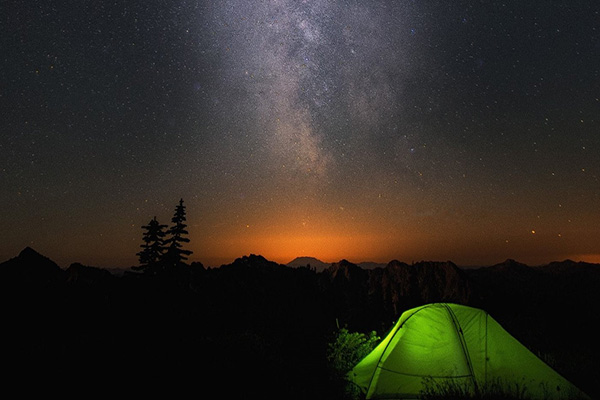
#> input picture 01a.jpg, 600 x 400 px
$ python '033 Laplacion Operator.py'
#> lines starting #> are read from the running program, lines starting #| are printed output that depends on the picture
# 经过高斯运算的叫LOG，没有经过高斯的叫原始拉普拉斯算子
import cv2 as cv
import numpy as np

image = cv.imread("01a.jpg", 0)
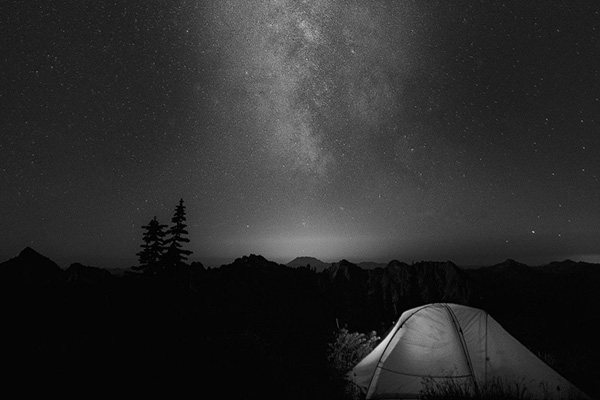
#> image: shape (400, 600); min 0, max 223, mean 43.5
cv.namedWindow("input", cv.WINDOW_AUTOSIZE)
cv.imshow("input", image)

h, w = image.shape[:2]
#> h = 400; w = 600
src = cv.GaussianBlur(image, (0, 0), 1)
dst = cv.Laplacian(src, cv.CV_32F, ksize=3, delta=10)  # delta增加边缘亮度
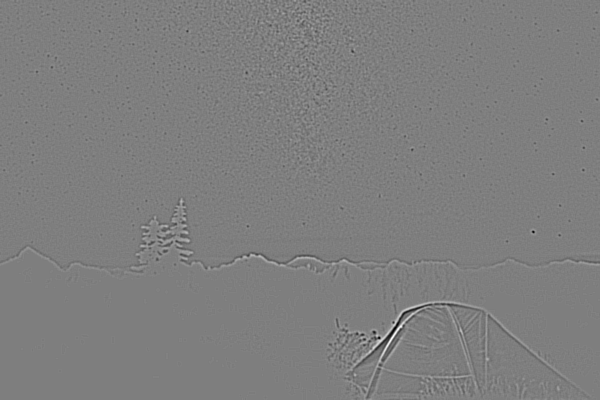
#> dst: shape (400, 600) float32; min -190, max 212, mean 10; drawn with min black and max white
dst = cv.convertScaleAbs(dst)  # 该函数对每个元素进行三步操作：缩放、绝对值、转换为无符号8位
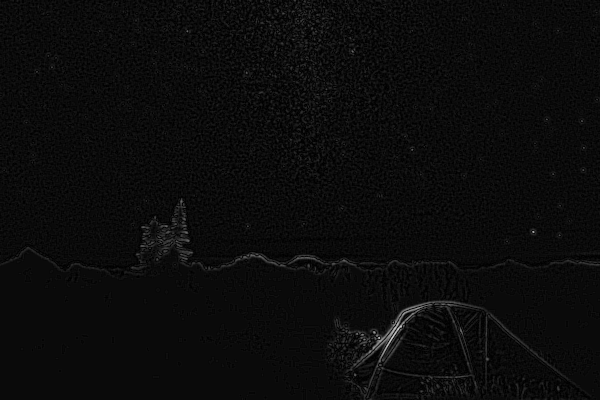
#> dst: shape (400, 600); min 0, max 212, mean 11.5
result = np.zeros([h, w * 2], dtype=image.dtype)
result[0:h, 0:w] = image
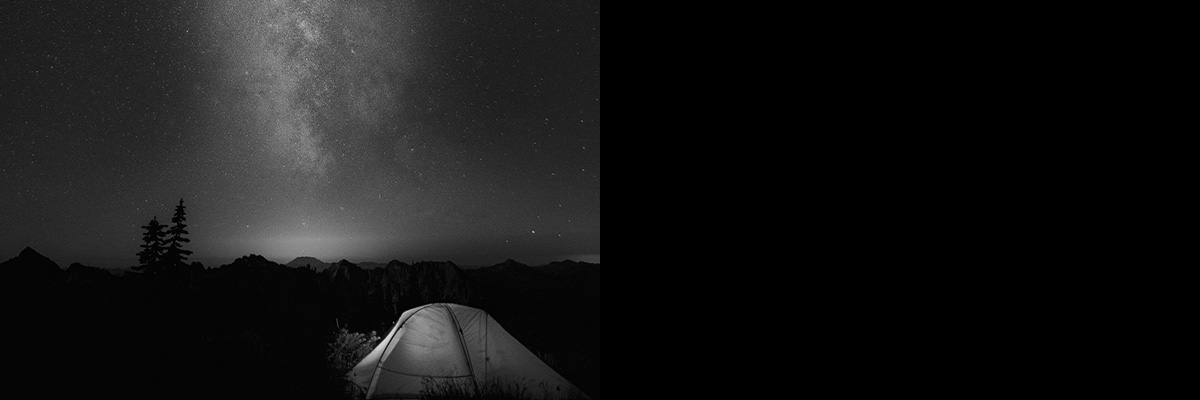
#> result: shape (400, 1200); min 0, max 223, mean 21.7
result[0:h, w:2 * w] = dst
cv.imshow("result", result)

dst1 = cv.Laplacian(image, cv.CV_32F, ksize=3)  # 对比不滤波
dst1 = cv.convertScaleAbs(dst1)
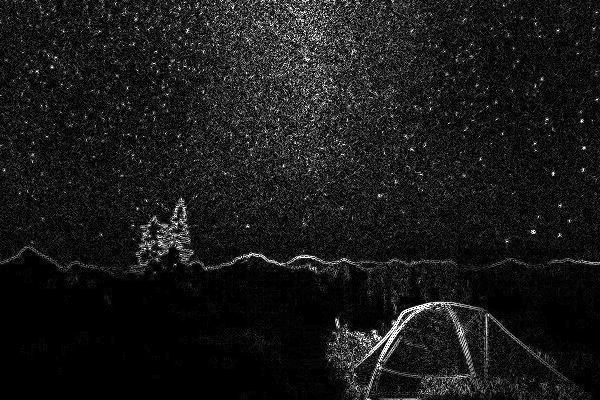
#> dst1: shape (400, 600); min 0, max 255, mean 25.4
cv.imshow("result1", dst1)

cv.waitKey(0)
cv.destroyAllWindows()

$ run again, with 04.jpg copied over 01a.jpg
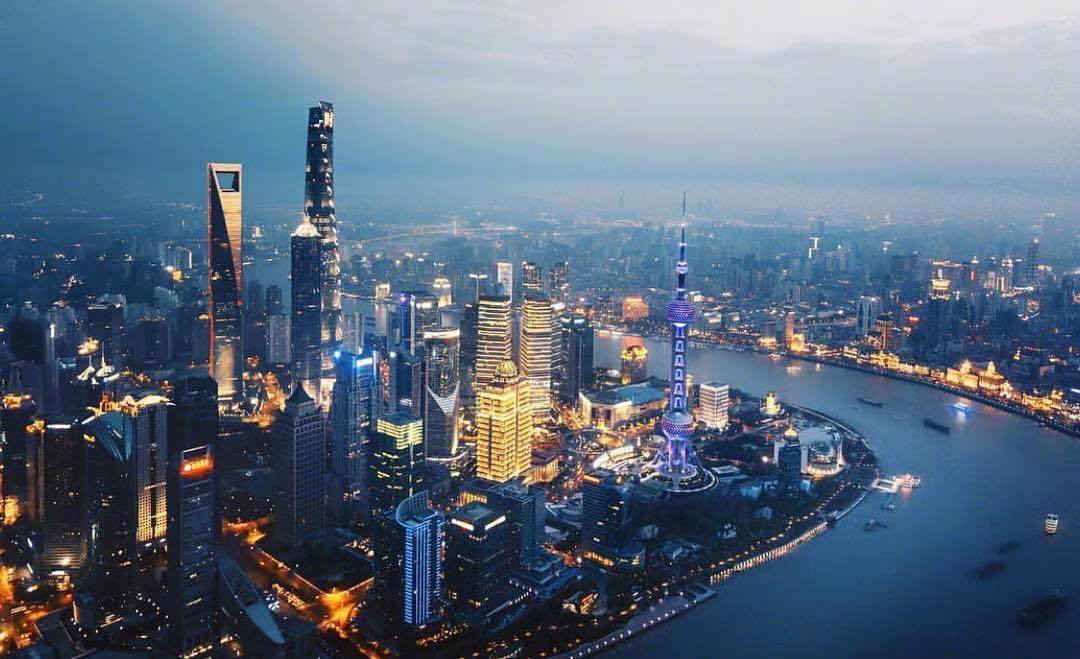
#> input picture 04.jpg, 1080 x 659 px
#> `result[0:h, w:2 * w] = dst`:
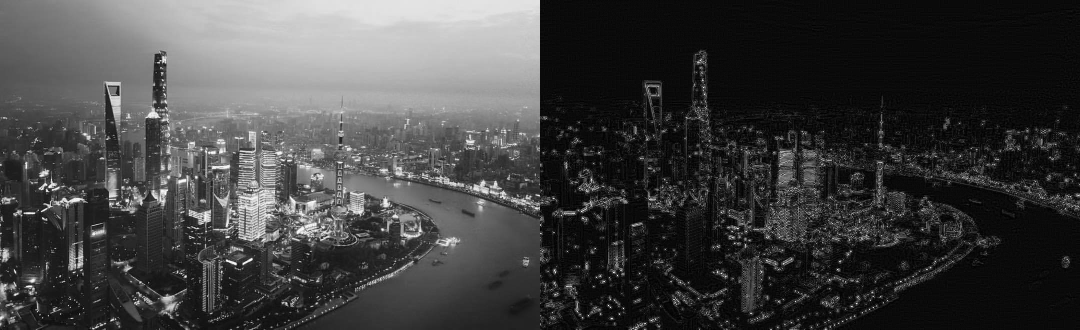
#> result: shape (659, 2160) (shown at 1/2 size); min 0, max 255, mean 64.5
#> `dst1 = cv.convertScaleAbs(dst1)`:
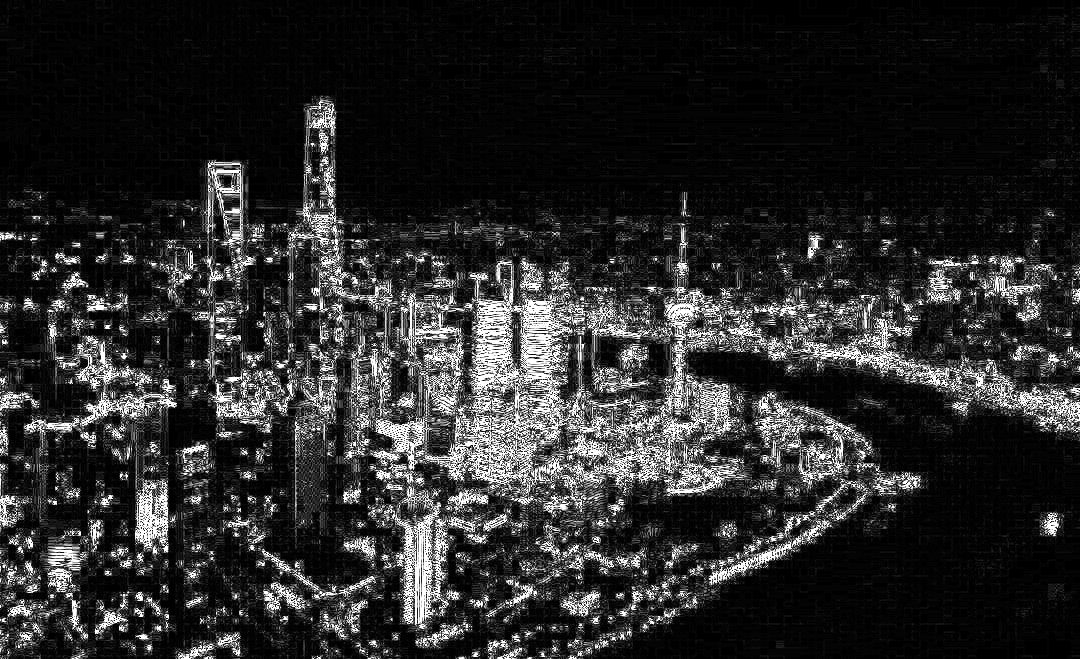
#> dst1: shape (659, 1080); min 0, max 255, mean 42
